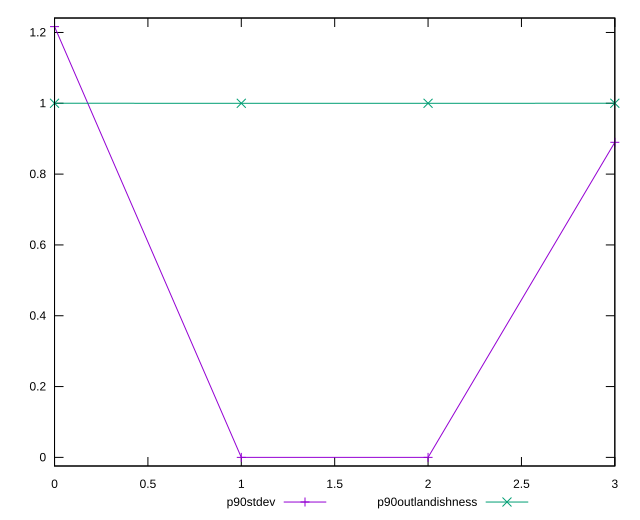

Write the gnuplot code that produced this figure.
reset

$p90Stdev <<EOF
0 1.2164929667168343
1 0
2 0
3 0.8898095177160201
EOF

$p90Outlandishness <<EOF
0 1.0001079693545973
1 0.9999822484218339
2 0.9999828496729317
3 1.0001037657413603
EOF

set key outside below
set xrange [0:3]
set yrange [-0.024329859334336686:1.240822826051171]
set trange [-0.024329859334336686:1.240822826051171]
set terminal svg size 640, 520 enhanced background rgb 'white'
set output "reports/report_00032_2021-02-25T10-28-15.087Z/total-byte-weight/progression/stddev.svg"

plot $p90Stdev title "p90stdev" with linespoints, \
     $p90Outlandishness title "p90outlandishness" with linespoints

reset
